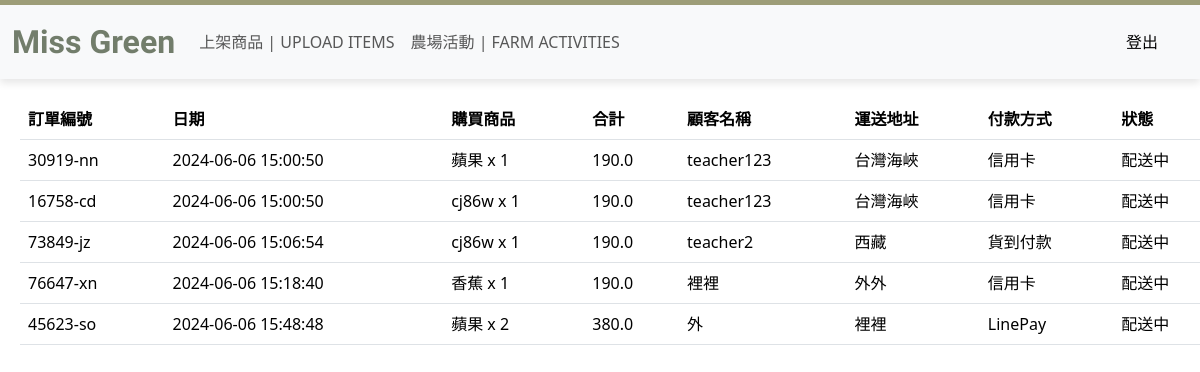
The page /SellerHome (signed in) on the database its author committed.
### myproject/models.py (models this page shows, shortened)
class Order(db.Model):
    __tablename__ = 'orders'
    id = db.Column(db.Integer, primary_key=True)
    order_number = db.Column(db.String(20), nullable=False, unique=True)
    order_date = db.Column(db.DateTime, nullable=False, default=datetime.utcnow)
    total_price = db.Column(db.Float, nullable=False)
    customer_name = db.Column(db.String(128), nullable=False)
    shipping_address = db.Column(db.String(256), nullable=False)
    payment_method = db.Column(db.String(64), nullable=False)
    status = db.Column(db.String(64), nullable=False, default="配送中")
    product_id = db.Column(db.Integer, db.ForeignKey('products.id'), nullable=False)
    quantity = db.Column(db.Integer, nullable=False)
    user_id = db.Column(db.Integer, db.ForeignKey('users.id'), nullable=False)

class Product(db.Model):
    __tablename__ = 'products'
    id = db.Column(db.Integer, primary_key=True)
    name = db.Column(db.String(128), nullable=False)
    description = db.Column(db.Text, nullable=True)
    price = db.Column(db.Float, nullable=False)
    category = db.Column(db.String(64), nullable=False)
    quantity = db.Column(db.Integer, nullable=False, default=0)
    image_url = db.Column(db.String(256), nullable=False)
    farmer_id = db.Column(db.Integer, db.ForeignKey('farmers.id'), nullable=False)

### main.py (the view)
@app.route('/SellerHome')
def sellerHome():
    farmer_id = current_user.get_id()
    orders = db.session.query(Order, Product.name.label('product_name')) \
                       .join(Product, Order.product_id == Product.id) \
                       .filter(Product.farmer_id == farmer_id) \
                       .all()
    print(orders)
    formatted_orders = []
    for order, product_name in orders:
        formatted_orders.append({
            'order_number':order.order_number,
            'order_date': order.order_date.strftime('%Y-%m-%d %H:%M:%S'),
            'total_price': order.total_price,
            'product_name': product_name,
            'quantity': order.quantity,
            'customer_name': order.customer_name,
            'shipping_address': order.shipping_address,
            'payment_method': order.payment_method,
            'status': order.status
        })
    return render_template('SellerHome.html', orders=formatted_orders)

### myproject/models.py (called while the page is built)
@login_manager.user_loader
def load_user(user_id):
    user = User.query.get(user_id)
    if user:
        return user
    else:
        return Farmer.query.get(user_id)

### templates/SellerHome.html (shortened to what this page needs)
<!DOCTYPE html>
<html lang="en">
  <head>
    <link rel="stylesheet" href="static/MissGreen.css" />
    <link
      href="https://cdn.jsdelivr.net/npm/bootstrap@5.3.3/dist/css/bootstrap.min.css"
      rel="stylesheet"
    />
  </head>
  <body>
    <nav
      class="navbar navbar-expand-lg bg-body-tertiary sticky-top green-border-top"
    >
      <div class="container-fluid">
        <a class="navbar-brand" href="/SellerHome">Miss Green</a>
        <div class="collapse navbar-collapse" id="navbarNavDropdown">
          <ul class="navbar-nav">
            <li class="nav-item">
              <a class="nav-link" href="/Upload">上架商品 | UPLOAD ITEMS</a>
            </li>
            <li class="nav-item">
              <a class="nav-link" href="/Add_activities"
                >農場活動 | FARM ACTIVITIES</a
              >
            </li>
          </ul>
        </div>
        <a class="logout" href="{{url_for('logout')}}">登出</a>
      </div>
    </nav>
    <table class="table table-hover">
      <thead>
        <tr>
          <th scope="col">訂單編號</th>
          <th scope="col">日期</th>
          <th scope="col">購買商品</th>
          <th scope="col">合計</th>
          <th scope="col">顧客名稱</th>
          <th scope="col">運送地址</th>
          <th scope="col">付款方式</th>
          <th scope="col">狀態</th>
        </tr>
      </thead>
      <tbody>
        {% for order in orders %}
        <tr>
          <td>{{ order.order_number }}</td>
          <td>{{ order.order_date}}</td>
          <td>{{ order.product_name }} x {{ order.quantity }}</td>
          <td>{{ order.total_price }}</td>
          <td>{{ order.customer_name }}</td>
          <td>{{ order.shipping_address }}</td>
          <td>{{ order.payment_method }}</td>
          <td>{{ order.status }}</td>
        </tr>
        {% endfor %}
      </tbody>
    </table>
  </body>
</html>

### static/MissGreen.css (style rules this page uses)
.navbar-brand { color: #727d6b; font-weight: 1000; font-size: xx-large; font-family: "Sacramento", cursive; }
.green-border-top { border-top: 5px solid #9d9d78; }
.navbar { box-shadow: 0 4px 8px rgba(0, 0, 0, 0.1); }
.logout { margin-right: 30px; text-decoration: none; color: black; }
.registeredTable th, td { padding: 8px; }

### templates/SellerHome.html (style rules this page uses)
.logout { margin-right: 30px; }
a { text-decoration: none; text-align: center; color: #000000; font-size: medium; }
.navbar-brand { color: #727d6b; font-weight: 1000; font-size: xx-large; font-family: "Sacramento", cursive; }
table { margin: 20px; }

### rows shown on the page
Order: order_number "30919-nn", order_date "2024-06-06 15:00:50", product_name "蘋果", quantity "1", total_price "190.0", customer_name "teacher123", shipping_address "台灣海峽", payment_method "信用卡", status "配送中"
Order: order_number "16758-cd", order_date "2024-06-06 15:00:50", product_name "cj86w", quantity "1", total_price "190.0", customer_name "teacher123", shipping_address "台灣海峽", payment_method "信用卡", status "配送中"
Order: order_number "73849-jz", order_date "2024-06-06 15:06:54", product_name "cj86w", quantity "1", total_price "190.0", customer_name "teacher2", shipping_address "西藏", payment_method "貨到付款", status "配送中"
Order: order_number "76647-xn", order_date "2024-06-06 15:18:40", product_name "香蕉", quantity "1", total_price "190.0", customer_name "裡裡", shipping_address "外外", payment_method "信用卡", status "配送中"
Order: order_number "45623-so", order_date "2024-06-06 15:48:48", product_name "蘋果", quantity "2", total_price "380.0", customer_name "外", shipping_address "裡裡", payment_method "LinePay", status "配送中"
